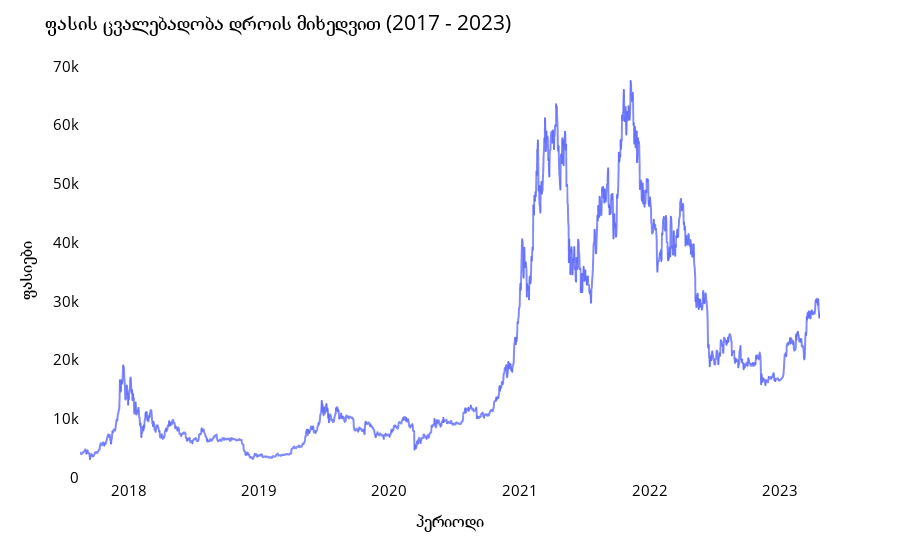

Notebook code for this chart:
### Code cell
closedf = maindf[['timestamp', 'close']]

fig = px.line(
    closedf, 
    x = closedf.timestamp, 
    y=closedf.close, 
    labels = {
        'timestamp': 'პერიოდი', 
        'close': 'ფასიები'
    }
)

fig.update_traces(marker_line_width=2, opacity=0.8, marker_line_color='orange')
fig.update_layout(
    title_text = 'ფასის ცვალებადობა დროის მიხედვით (2017 - 2023)', plot_bgcolor='white',      
    font_size = 15, 
    font_color = 'black'
)

fig.update_xaxes(showgrid = False)
fig.update_yaxes(showgrid = False)
fig.show()

### Figure 1 — Plotly figure (JSON) as saved in the notebook; plotly's stock layout.template omitted (floating-point values rounded to 4 significant figures; data arrays with more than 128 entries replaced by an {"elided": "..."} marker saying what was removed)
{"data": [{"hovertemplate": "პერიოდი=%{x}<br>ფასიები=%{y}<extra></extra>", "legendgroup": "", "line": {"color": "#636efa", "dash": "solid"}, "marker": {"line": {"color": "orange", "width": 2}, "symbol": "circle"}, "mode": "lines", "name": "", "opacity": 0.8, "showlegend": false, "type": "scattergl", "x": {"elided": "2076 str values"}, "xaxis": "x", "y": {"elided": "2076 float values"}, "yaxis": "y"}], "layout": {"font": {"color": "black", "size": 15}, "legend": {"tracegroupgap": 0}, "margin": {"t": 60}, "plot_bgcolor": "white", "title": {"text": "ფასის ცვალებადობა დროის მიხედვით (2017 - 2023)"}, "xaxis": {"anchor": "y", "domain": [0, 1], "showgrid": false, "title": {"text": "პერიოდი"}}, "yaxis": {"anchor": "x", "domain": [0, 1], "showgrid": false, "title": {"text": "ფასიები"}}}}
